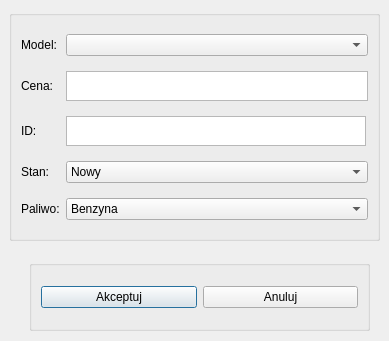
<?xml version="1.0" encoding="UTF-8"?>
<ui version="4.0">
 <class>AddVehicle</class>
 <widget class="QDialog" name="AddVehicle">
  <property name="geometry">
   <rect>
    <x>0</x>
    <y>0</y>
    <width>389</width>
    <height>341</height>
   </rect>
  </property>
  <property name="windowTitle">
   <string>Dialog</string>
  </property>
  <widget class="QGroupBox" name="formGroupBox">
   <property name="geometry">
    <rect>
     <x>9</x>
     <y>10</y>
     <width>371</width>
     <height>231</height>
    </rect>
   </property>
   <layout class="QGridLayout" name="gridLayout">
    <item row="3" column="0">
     <widget class="QLabel" name="ID">
      <property name="text">
       <string>ID:</string>
      </property>
     </widget>
    </item>
    <item row="4" column="0">
     <widget class="QLabel" name="Stan">
      <property name="text">
       <string>Stan:</string>
      </property>
     </widget>
    </item>
    <item row="0" column="1">
     <widget class="QComboBox" name="Model_wybierz"/>
    </item>
    <item row="4" column="1">
     <widget class="QComboBox" name="Stan_wybierz">
      <item>
       <property name="text">
        <string>Nowy</string>
       </property>
      </item>
      <item>
       <property name="text">
        <string>Urzywany</string>
       </property>
      </item>
     </widget>
    </item>
    <item row="0" column="0">
     <widget class="QLabel" name="Model">
      <property name="text">
       <string>Model:</string>
      </property>
     </widget>
    </item>
    <item row="2" column="1">
     <widget class="QTextEdit" name="Cena_pisz">
      <property name="maximumSize">
       <size>
        <width>16777215</width>
        <height>30</height>
       </size>
      </property>
     </widget>
    </item>
    <item row="2" column="0">
     <widget class="QLabel" name="Cena">
      <property name="text">
       <string>Cena:</string>
      </property>
     </widget>
    </item>
    <item row="3" column="1">
     <widget class="QTextEdit" name="ID_pisz">
      <property name="maximumSize">
       <size>
        <width>300</width>
        <height>30</height>
       </size>
      </property>
     </widget>
    </item>
    <item row="5" column="1">
     <widget class="QComboBox" name="Paliw_wybierz">
      <item>
       <property name="text">
        <string>Benzyna</string>
       </property>
      </item>
      <item>
       <property name="text">
        <string>Diesel</string>
       </property>
      </item>
     </widget>
    </item>
    <item row="5" column="0">
     <widget class="QLabel" name="Paliwo">
      <property name="text">
       <string>Paliwo:</string>
      </property>
     </widget>
    </item>
   </layout>
  </widget>
  <widget class="QGroupBox" name="horizontalGroupBox">
   <property name="geometry">
    <rect>
     <x>29</x>
     <y>260</y>
     <width>341</width>
     <height>71</height>
    </rect>
   </property>
   <layout class="QHBoxLayout" name="horizontalLayout">
    <item>
     <widget class="QPushButton" name="Akceptuj">
      <property name="text">
       <string>Akceptuj</string>
      </property>
     </widget>
    </item>
    <item>
     <widget class="QPushButton" name="Anuluj">
      <property name="text">
       <string>Anuluj</string>
      </property>
     </widget>
    </item>
   </layout>
  </widget>
 </widget>
 <resources/>
 <connections/>
</ui>
